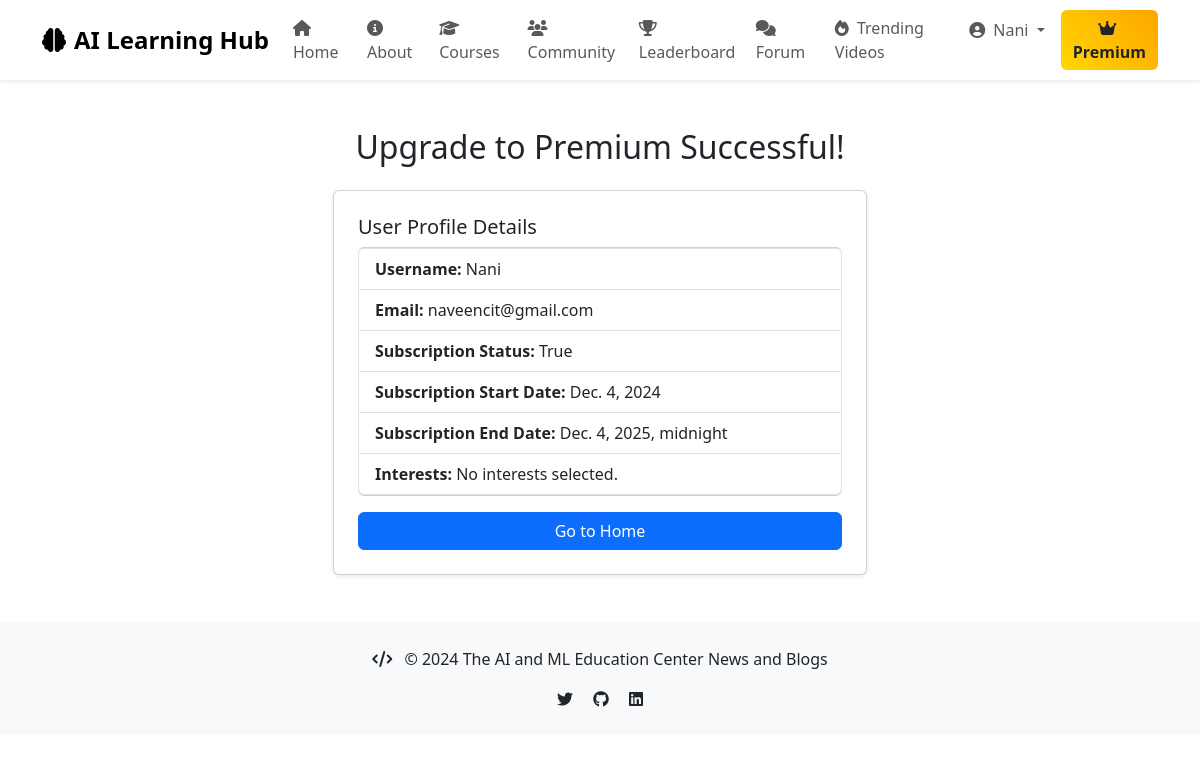
The page /upgrade_success/ (signed in) on the database its author committed.
### apps/models.py (models this page shows, shortened)
class UserProfile(models.Model):
    user = models.OneToOneField(User, on_delete=models.CASCADE)
    is_premium = models.BooleanField(default=False)
    subscription_end_date = models.DateTimeField(null=True, blank=True)
    ROLE_CHOICES = [
        ('anonymous', 'Anonymous User'),
        ('free', 'Registered User (Free)'),
        ('premium', 'Premium User'),
    ]
    role = models.CharField(
        max_length=20, choices=ROLE_CHOICES, default='free')
    subscription_status = models.BooleanField(default=False)
    subscription_start_date = models.DateField(null=True, blank=True)
    interests = models.ManyToManyField(
        Interest, related_name='user_profiles', blank=True)
    points = models.IntegerField(default=0)
    def has_premium_access(self):
        return self.subscription_status

### apps/views.py (the view)
# urls.py: path('upgrade_success/', views.upgrade_success, name='upgrade_success'),
@login_required
def upgrade_success(request):
    user_profile = UserProfile.objects.get(user=request.user)
    return render(request, 'upgrade_success.html', {'user_profile': user_profile})

### apps/templates/upgrade_success.html (shortened to what this page needs)
{% extends 'base.html' %}
{% block content %}
<div class="container mt-5">
    <div class="row justify-content-center">
        <div class="col-md-6">
            <h2 class="text-center mb-4">Upgrade to Premium Successful!</h2>
            <div class="card shadow-sm p-4">
                <h5>User Profile Details</h5>
                <ul class="list-group mb-3">
                    <li class="list-group-item"><strong>Username:</strong> {{ user_profile.user.username }}</li>
                    <li class="list-group-item"><strong>Email:</strong> {{ user_profile.user.email }}</li>
                    <li class="list-group-item"><strong>Subscription Status:</strong> {{ user_profile.subscription_status }}</li>
                    <li class="list-group-item"><strong>Subscription Start Date:</strong> {{ user_profile.subscription_start_date }}</li>
                    <li class="list-group-item"><strong>Subscription End Date:</strong> {{ user_profile.subscription_end_date }}</li>
                    <li class="list-group-item"><strong>Interests:</strong>
                        {% if user_profile.interests.all %}
                            {{ user_profile.interests.all|join:", " }}
                        {% else %}
                            No interests selected.
                        {% endif %}
                    </li>
                </ul>
                <a href="{% url 'blog:home' %}" class="btn btn-primary">Go to Home</a>
            </div>
        </div>
    </div>
</div>
{% endblock %}

### apps/templates/base.html (shortened to what this page needs)
<!DOCTYPE html>
<html lang="en">
<head>
    <link href="https://cdn.jsdelivr.net/npm/bootstrap@5.3.0/dist/css/bootstrap.min.css" rel="stylesheet">
    <link href="https://cdnjs.cloudflare.com/ajax/libs/font-awesome/6.4.0/css/all.min.css" rel="stylesheet">
</head>
<body>
<nav class="navbar navbar-expand-lg navbar-light bg-white">
    <div class="container">
        <a class="navbar-brand" href="/">
            <i class="fas fa-brain me-2"></i>AI Learning Hub
        </a>
        <div class="collapse navbar-collapse" id="navbarNav">
            <ul class="navbar-nav me-auto mb-2 mb-lg-0">
                <li class="nav-item">
                    <a class="nav-link {% if request.path == '/' %}active{% endif %}" href="/">
                        <i class="fas fa-home me-1"></i> Home
                    </a>
                </li>
                <li class="nav-item">
                    <a class="nav-link {% if request.path == '/about/' %}active{% endif %}" href="/about/">
                        <i class="fas fa-info-circle me-1"></i> About
                    </a>
                </li>
                <li class="nav-item">
                    <a class="nav-link {% if request.path == '/courses/' %}active{% endif %}" href="/courses/">
                        <i class="fas fa-graduation-cap me-1"></i> Courses
                    </a>
                </li>
                <li class="nav-item">
                    <a class="nav-link {% if request.path == '/blog/' %}active{% endif %}" href="/blog/">
                        <i class="fas fa-users me-1"></i> Community
                    </a>
                </li>
                <li class="nav-item">
                    <a class="nav-link {% if request.path == '/leaderboard/' %}active{% endif %}" href="{% url 'blog:leaderboard' %}">
                        <i class="fas fa-trophy me-1"></i> Leaderboard
                    </a>
                </li>
                <li class="nav-item">
                    <a class="nav-link {% if request.path == '/forum/' %}active{% endif %}" href="{% url 'blog:forum_list' %}">
                        <i class="fas fa-comments me-1"></i> Forum
                    </a>
                </li>
                <li class="nav-item">
                    <a class="nav-link {% if request.path == '/trending-videos/' %}active{% endif %}" href="{% url 'blog:trending_videos' %}">
                        <i class="fas fa-fire me-1"></i> Trending Videos
                    </a>
                </li>
            </ul>
            <ul class="navbar-nav ms-auto">
                {% if user.is_authenticated %}
                    <li class="nav-item dropdown">
                        <a class="nav-link dropdown-toggle" href="#" id="navbarDropdown" role="button"
                           data-bs-toggle="dropdown" aria-expanded="false">
                            <i class="fas fa-user-circle me-1"></i> {{ user.username }}
                        </a>
                    </li>
                    {% if user.userprofile.has_premium_access %}
                        <li class="nav-item ms-lg-2 mt-2 mt-lg-0">
                            <span class="btn premium-badge">
                                <i class="fas fa-crown me-1"></i> Premium
                            </span>
                        </li>
                    {% else %}
                        <li class="nav-item ms-lg-2 mt-2 mt-lg-0">
                            <a href="{% url 'blog:upgrade_to_premium' %}" class="btn upgrade-btn text-white">
                                <i class="fas fa-star me-1"></i> Upgrade to Premium
                            </a>
                        </li>
                    {% endif %}
                {% else %}
                    <li class="nav-item mt-2 mt-lg-0">
                        <a href="{% url 'blog:register' %}" class="btn btn-primary">
                            <i class="fas fa-user-plus me-1"></i> Register
                        </a>
                    </li>
                {% endif %}
            </ul>
        </div>
    </div>
</nav>
<main class="container mt-4">
    {% block content %}{% endblock %}
</main>
<footer class="bg-light text-center p-4 mt-5">
    <div class="container">
        <div class="row">
            <div class="col-12">
                <p class="mb-0">
                    <i class="fas fa-code me-2"></i>
                    &copy; {% now "Y" %} The AI and ML Education Center News and Blogs
                </p>
                <div class="mt-3">
                    <a href="#" class="text-decoration-none text-dark mx-2">
                        <i class="fab fa-twitter"></i>
                    </a>
                    <a href="#" class="text-decoration-none text-dark mx-2">
                        <i class="fab fa-github"></i>
                    </a>
                    <a href="#" class="text-decoration-none text-dark mx-2">
                        <i class="fab fa-linkedin"></i>
                    </a>
                </div>
            </div>
        </div>
    </div>
</footer>
</body>
</html>

### apps/templates/base.html (style rules this page uses)
.navbar { box-shadow: 0 2px 4px rgba(0,0,0,.08); }
.navbar-brand { font-weight: 600; font-size: 1.5rem; }
.nav-link { font-weight: 500; transition: color 0.3s ease; }
.premium-badge { background: linear-gradient(45deg, #FFD700, #FFA500); border: none; font-weight: 600; }

### rows shown on the page
UserProfile: user.username "Nani", user.email "naveencit@gmail.com", subscription_status "True", subscription_start_date "Dec. 4, 2024", subscription_end_date "Dec. 4, 2025, midnight"

### other values the page prints
{{ user.username }} "Nani"
